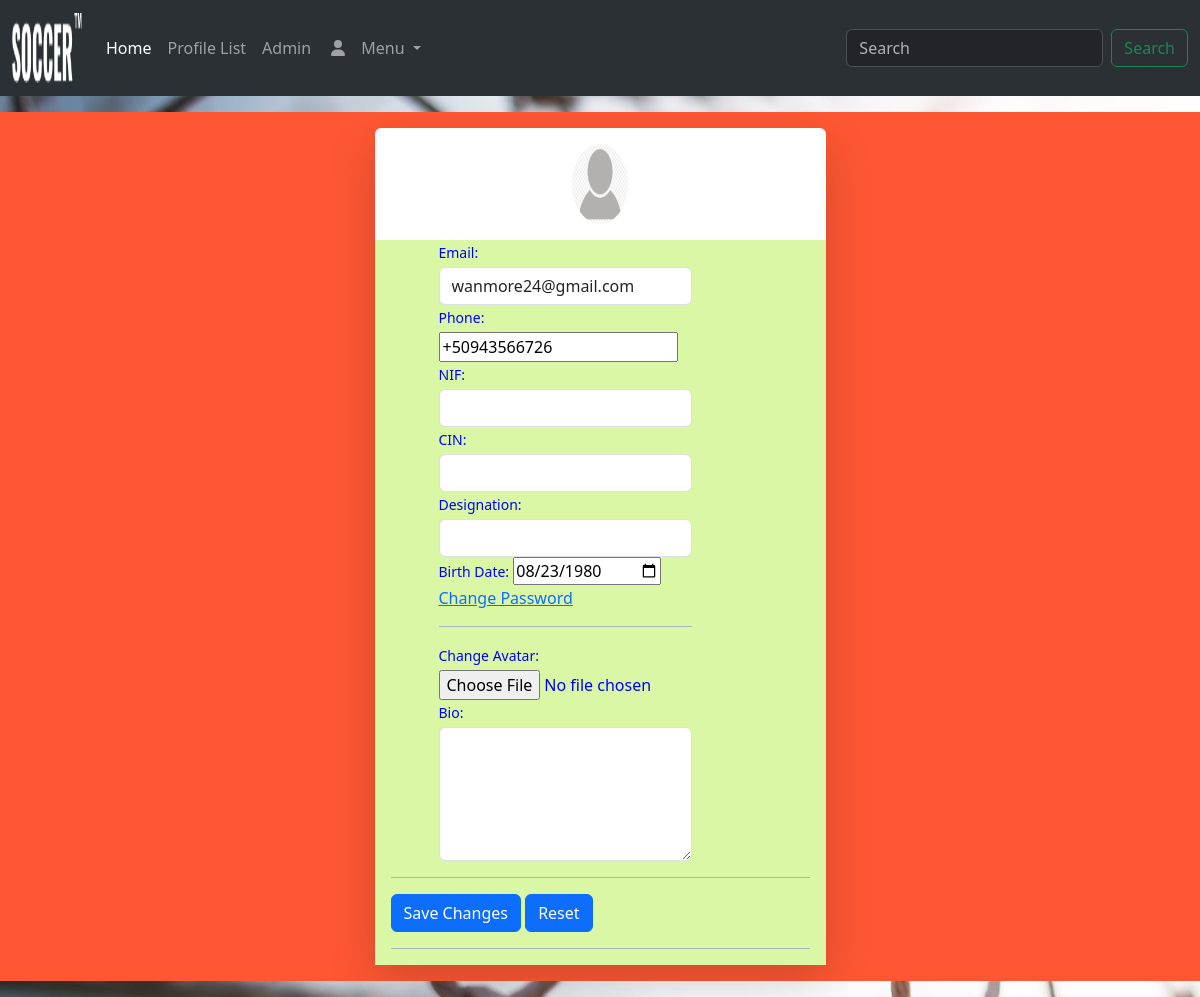
The page /profile/ (signed in) on the database as committed earlier.
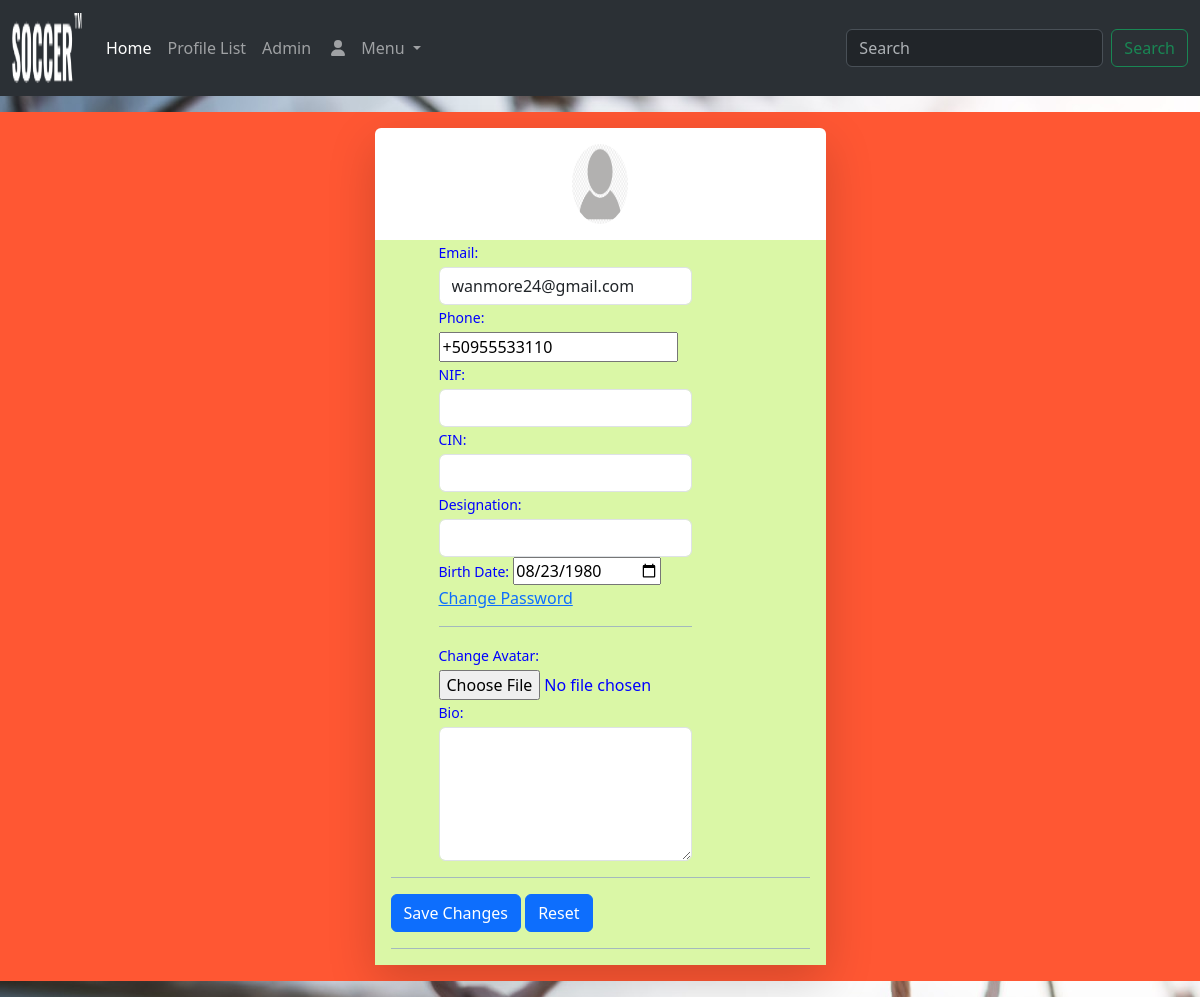
The same page on the database as committed later.
### accounts/models.py (models this page shows, shortened)
class User(AbstractBaseUser, PermissionsMixin):
	user_type_data=((1,"User"),(2,"ClientUser"))
	user_type=models.CharField(default=1,choices=user_type_data,max_length=10)
	MALE = 'MALE'
	FEMALE = 'FEMALE'
	GENDER_CHOICES = (
		(MALE, 'Male'),
		(FEMALE, 'Female'),
	)
	email = models.EmailField(unique=True)
	phone = PhoneNumberField(unique=True)
	first_name = models.CharField(max_length=120)
	last_name = models.CharField(max_length=120)
	date_of_birth = models.DateField(blank=True, null=True)
	gender = models.CharField(max_length=6, choices=GENDER_CHOICES, verbose_name='Gender')
	is_staff = models.BooleanField(default=False)
	is_customer = models.BooleanField(default=True)
	is_employee = models.BooleanField(default=False)
	is_active = models.BooleanField(default=False)
	date_joined = models.DateTimeField(default=timezone.now)
	modified_at = models.DateTimeField(auto_now=True)
	last_login = models.DateTimeField(null=True)
	location = models.CharField(max_length=500)
	objects = UserManager()
	USERNAME_FIELD = 'email'
	REQUIRED_FIELDS = ['phone', ]

class Profile(models.Model):
	user = models.OneToOneField(User, on_delete=models.CASCADE)
	avatar = models.ImageField(default='default.jpg', upload_to='profile_images')
	cin = models.CharField(max_length=10)
	nif = models.CharField(max_length=10)
	designation = models.CharField(max_length=100)
	bio = models.TextField()
	date_modified = models.DateTimeField(User, auto_now=True)

### accounts/views.py (the view)
# urls.py: path('profile/', views.profile, name='profile'),
@login_required
def profile(request):
	if request.method == 'POST':
		user_form = UpdateUserForm(request.POST, instance=request.user)
		profile_form = UpdateProfileForm(request.POST, request.FILES, instance=request.user.profile)
		if user_form.is_valid() and profile_form.is_valid():
			user_form.save()
			profile_form.save()
			messages.success(request, 'Your profile is updated successfully')
			return redirect(to='profile')
	else:
		user_form = UpdateUserForm(instance=request.user)
		profile_form = UpdateProfileForm(instance=request.user.profile)
	return render(request, 'accounts/profile.html', {'user_form': user_form, 'profile_form': profile_form})

### accounts/forms.py
class UpdateUserForm(forms.ModelForm):
    email = forms.EmailField(required=True,
                             widget=forms.TextInput(attrs={'class': 'form-control'}))
    phone = PhoneNumberField()
    class Meta:
        model = User
        fields = ['email', 'phone', 'date_of_birth']
        widgets = {
			'date_of_birth': DateInput(attrs={'type': 'date'}),
			'phone': PhoneNumberPrefixWidget(initial='US'),
		}

class UpdateProfileForm(forms.ModelForm):
    avatar = forms.ImageField(widget=forms.FileInput(attrs={'class': 'form-control-file'}))
    nif = forms.CharField(widget=forms.TextInput(attrs={'class': 'form-control'}))
    cin = forms.CharField(widget=forms.TextInput(attrs={'class': 'form-control'}))
    designation = forms.CharField(widget=forms.TextInput(attrs={'class': 'form-control'}))
    bio = forms.CharField(widget=forms.Textarea(attrs={'class': 'form-control', 'rows': 5}))
    class Meta:
        model = Profile
        fields = ['avatar', 'nif', 'cin', 'designation', 'bio']

### accounts/templates/accounts/profile.html (shortened to what this page needs)
{% extends 'main/base.html' %}
{% load crispy_forms_tags %}
{% block content %}
<div class="form-content my-3 p-3">
    <div class="container">
        <div class="row  justify-content-center">
            <div class="col-2"></div>
            <div class="col-lg-5">
                <div class="card shadow-lg border-0 rounded-lg bgr-card">
                                <div class="row p-3 justify-content-center">
                                    <img class="rounded-circle account-img" src="{{ user.profile.avatar.url }} " style="cursor: pointer; width: 80px; height: 80px;"/>
                                </div>
                    <div class="form-content px-3  bgr-card">
                        <form method="post" enctype="multipart/form-data">
                            <div class="form-row">
                                <div class="col-10 px-5">
                                    <div class="form-group">
                                        <label class="small mb-1">Email:</label>
                                            {{ user_form.email }}
                                        <label class="small mb-1">Phone:</label>
                                            {{ user_form.phone }}
                                    </div>
                                    <div class="form-group">
                                        <label class="small mb-1">NIF:</label>
                                            {{ profile_form.nif }}
                                        <label class="small mb-1">CIN:</label>
                                            {{ profile_form.cin }}
                                    </div>
                                    <div class="form-group">
                                        {% if user.is_superuser %}
                                        <label class="small mb-1">Designation:</label>
                                            {{ profile_form.designation }}
                                        {% else %}
                                        <label class="small mb-1 text-muted">Designation:</label>
                                            {{ profile_form.designation }}
                                        {% endif %}
                                        <label class="small mb-1">Birth Date:</label>
                                            {{ user_form.date_of_birth }}
                                    </div>
                                    <div class="form-group">
                                        <a href="{% url 'password_change' %}">Change Password</a>
                                        <hr>
                                        <label class="small mb-1">Change Avatar:</label>
                                        {{ profile_form.avatar }}
                                    </div>
                                    <label class="small mb-1">Bio:</label> {{ profile_form.bio }}
                                </div>
                            </div>
                            <hr>
                            <button type="submit" class="btn btn-primary">Save Changes</button>
                            <button type="reset" class="btn btn-primary">Reset</button>
                            <hr>
                        </form>
                    </div>
                </div>
            </div>
            <div class="col-2"></div>
        </div>
    </div>
</div>
{% endblock content %}

### templates/main/base.html (shortened to what this page needs)
<!doctype html>
{% load static %}
<html lang="en">
  <head>
    <link href="{% static 'fontawesomefree/css/all.min.css' %}" rel="stylesheet" type="text/css">
    <link rel="stylesheet" type="text/css" href="/static/main/style.css/?{% now 'U' %}">
    <link href="https://cdn.jsdelivr.net/npm/bootstrap@5.3.1/dist/css/bootstrap.min.css" rel="stylesheet">
  </head>
  <body class="hero overlay" style="background-image: url(' static/images/bg_3.jpg ');">
    {% include 'main/includes/navbar.html' %}
    <div class="hero overlay">
    {% block content %}{% endblock %}
    </div>
  </body>
</html>

### templates/main/includes/navbar.html (shortened to what this page needs)
{% load static %}
<nav class="navbar bg-dark navbar-expand-lg bg-body-tertiary" data-bs-theme="dark">
  <div class="container-fluid">
    <a class="navbar-brand"><img src="{% static 'images/logo.png' %}" alt="Logo" style="width: 70px; height: 70px;"></a>
    <div class="collapse navbar-collapse" id="navbarSupportedContent">
      <ul class="navbar-nav me-auto mb-2 mb-lg-0">
        <li class="nav-item">
          <a class="nav-link active" aria-current="page" href="/">Home</a>
        </li>
        {% if user.is_superuser %}
        <li class="nav-item">
          <a class="nav-link" href="">Profile List</a>
        </li>
        {% endif %}
        {% if user.is_authenticated %}
            {% if user.is_superuser %}
              <a href="admin/" class="nav-item nav-link">Admin</a>
            {% endif %}
            <li class="nav-item">
              <a class="nav-link" href="">&nbsp;<i class="fas fa-user"></i></a>
            </li>
        {% endif %}
        <li class="nav-item dropdown">
          <a class="nav-link dropdown-toggle" href="#" role="button" data-bs-toggle="dropdown" aria-expanded="false">
            Menu
          </a>
        </li>
      </ul>
      <form class="d-flex" role="search">
        <input class="form-control me-2" type="search" placeholder="Search" aria-label="Search">
        <button class="btn btn-outline-success" type="submit">Search</button>
      </form>
    </div>
  </div>
</nav>

### static/main/style.css (style rules this page uses)
.hero { background-color: #FF5733; color: blue; }
.bgr-card { background-color: #DAF7A6; color: blue; font-family: 'Poppins' sans-serif; }

Rows that differ between the two databases and show on the page:
changed User "wanmore24@gmail.com": phone "+50943566726" → "+50955533110"
